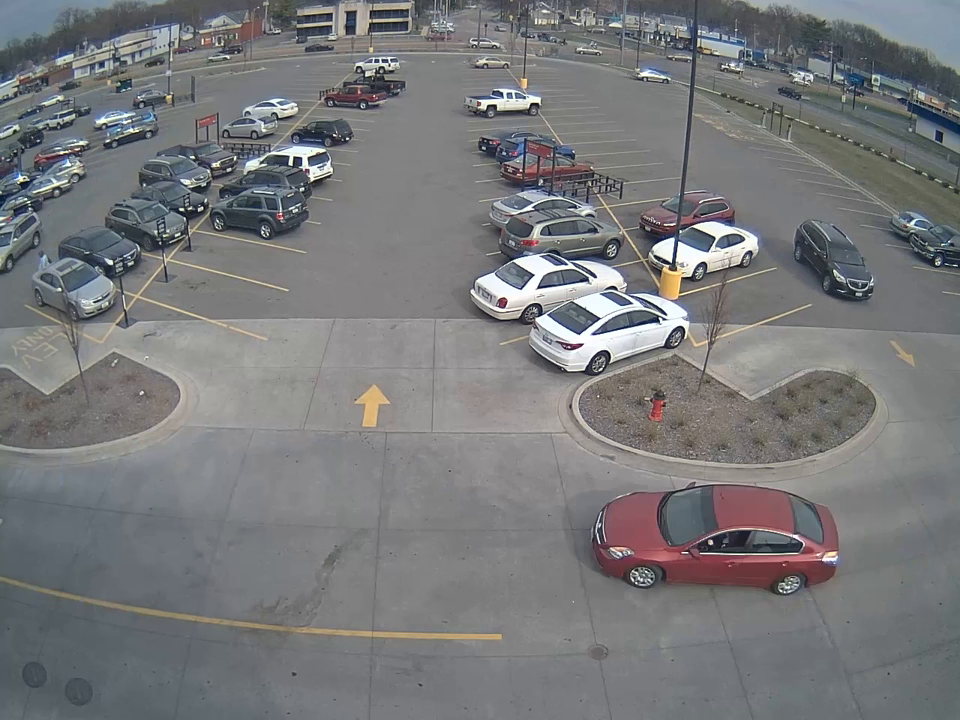
#> input picture frame 25 of parking 2.mp4, 960 x 720 px, given in place of parkinglot1.mp4, which was not available
$ python edgeCap.py   (older library calls are emulated)
#> lines starting #> are read from the running program, lines starting #| are printed output that depends on the picture; after the words box and inside, x2 and y2 are one past the last pixel; in counts of white or black regions, pixels touching at a corner belong together; pictures that were not available may be replaced by others from this repository, and a replacement may not be noted
import cv2
import numpy as np

cap = cv2.VideoCapture('parkinglot1.mp4')

while(1):

    # Take each frame
    _, frame = cap.read()
#> frame is the input picture: shape (720, 960, 3); mean B, G, R 122.3, 120.7, 119.9
    hsv = cv2.cvtColor(frame, cv2.COLOR_BGR2HSV)
#> hsv: shape (720, 960, 3); mean H, S, V 78.8, 21.1, 125.8

    lower_red = np.array([30,150,50])
    upper_red = np.array([255,255,180])

    mask = cv2.inRange(hsv, lower_red, upper_red)
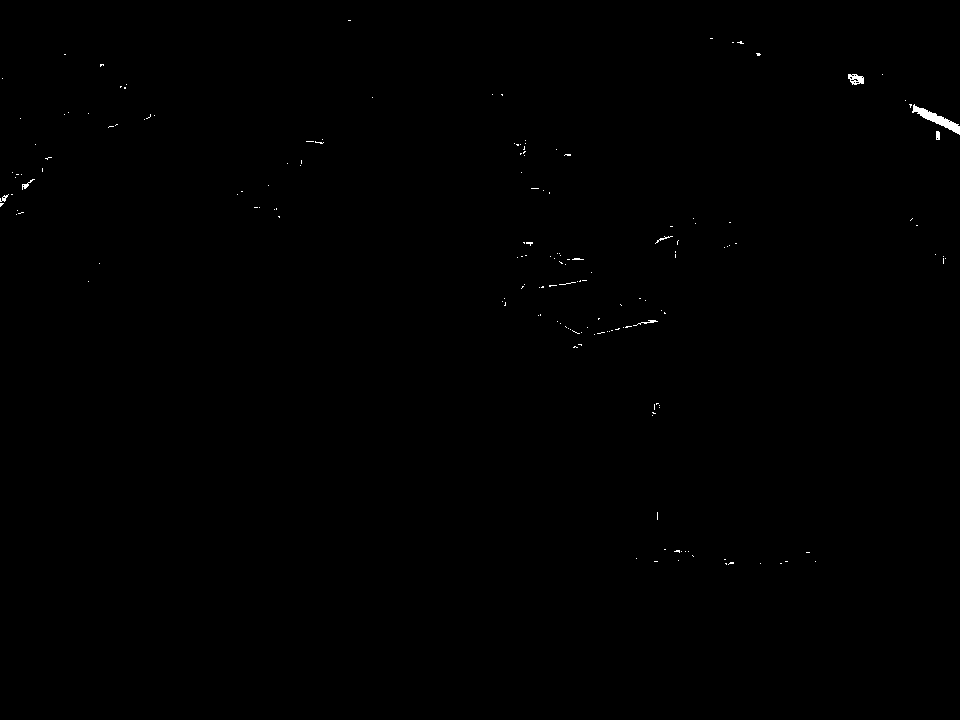
#> mask: shape (720, 960); 0.18% white; 170 white regions (163 under 20 px), largest, box (x1, y1, x2, y2) and area: (912, 104, 960, 135) 413, (848, 74, 864, 85) 116, (633, 320, 658, 326) 41
    res = cv2.bitwise_and(frame,frame, mask= mask)

    laplacian = cv2.Laplacian(frame,cv2.CV_64F)
    sobelx = cv2.Sobel(frame,cv2.CV_64F,1,0,ksize=5)
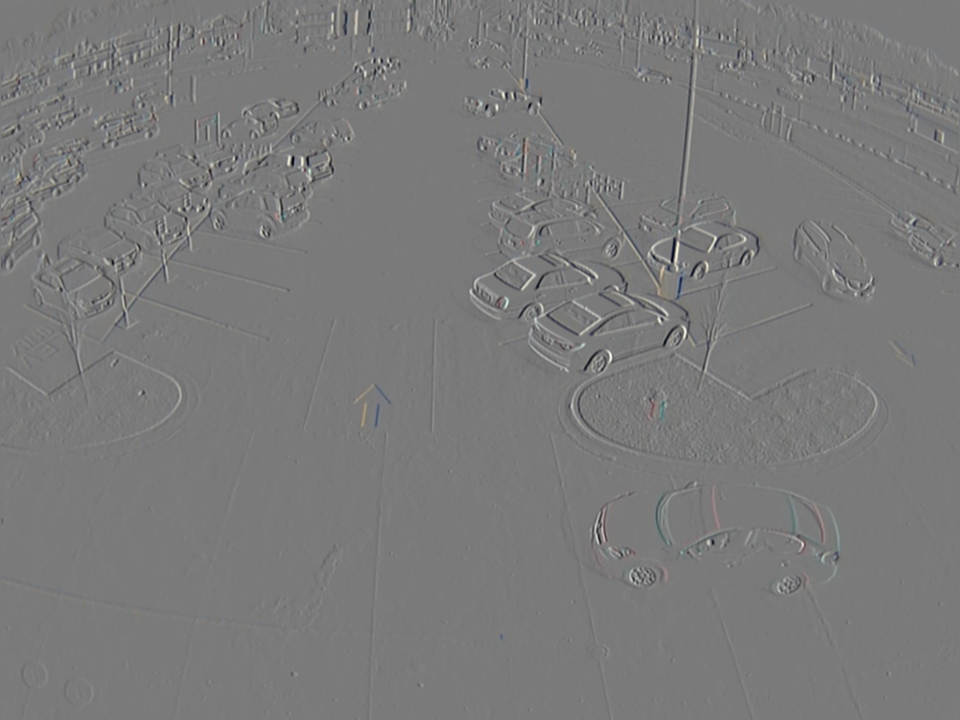
#> sobelx: shape (720, 960, 3) float64; mean B, G, R 0, 0.3, 0.3; drawn with min black and max white
    sobely = cv2.Sobel(frame,cv2.CV_64F,0,1,ksize=5)
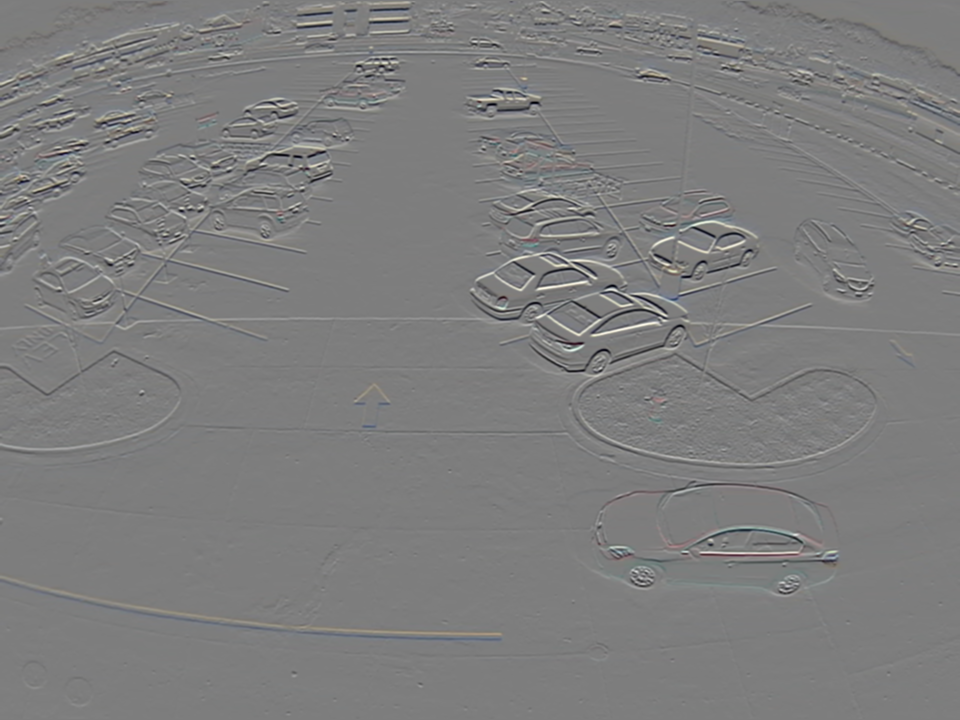
#> sobely: shape (720, 960, 3) float64; mean B, G, R -1.1, -0.4, 0.1; drawn with min black and max white

    cv2.imshow('Original',frame)
    cv2.imshow('Mask',mask)
    cv2.imshow('laplacian',laplacian)
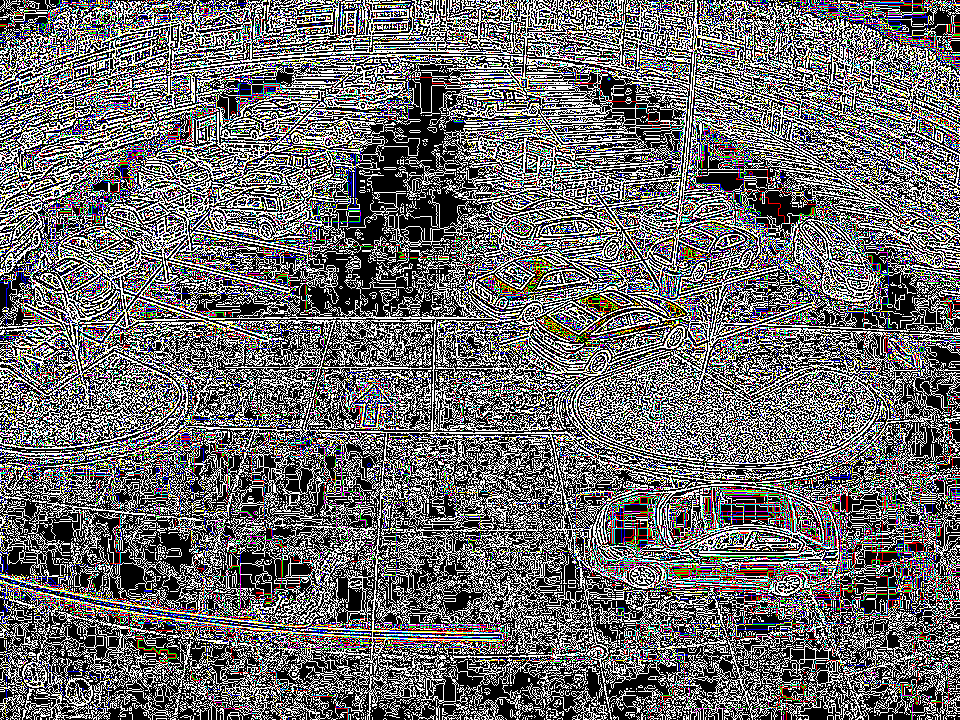
#> window 'laplacian': shape (720, 960, 3); mean B, G, R 106.7, 106.1, 107
    cv2.imshow('sobelx',sobelx)
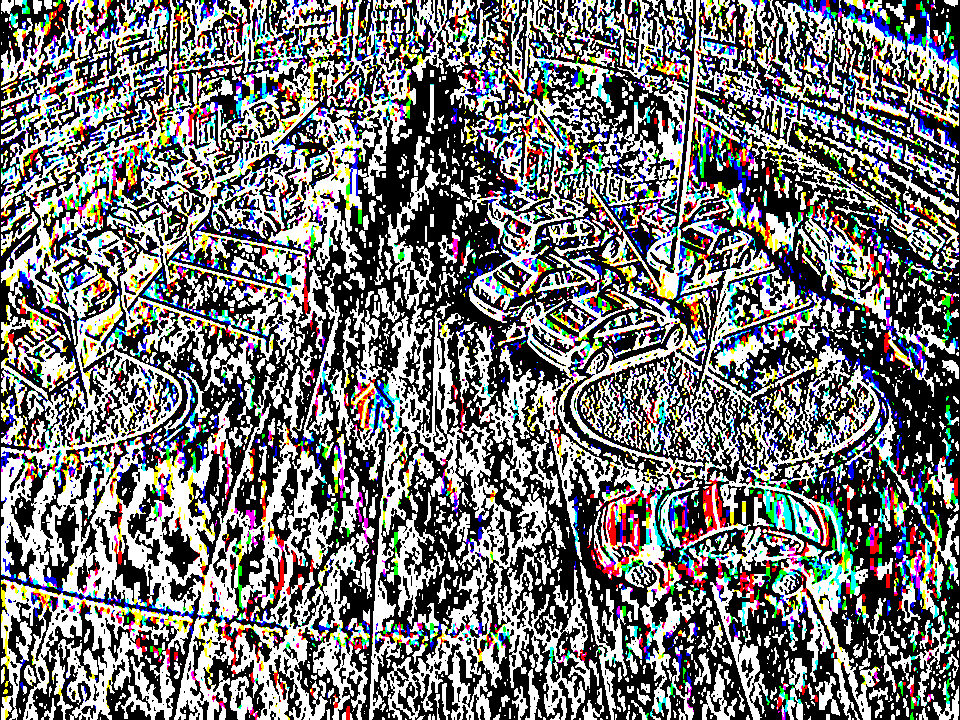
#> window 'sobelx': shape (720, 960, 3); mean B, G, R 118.5, 118.7, 118.7
    cv2.imshow('sobely',sobely)
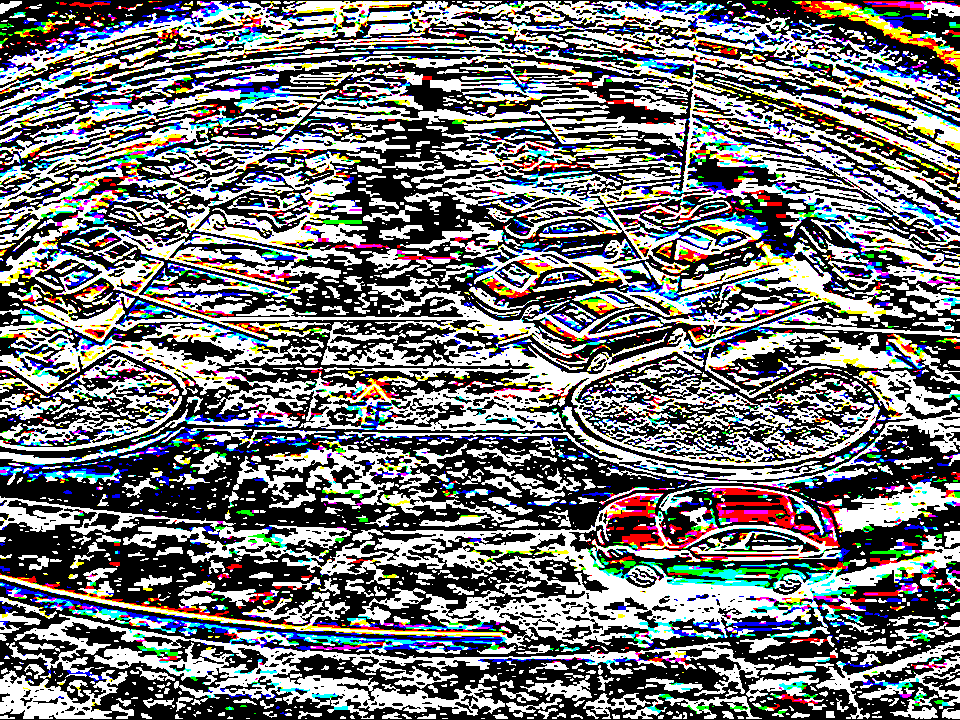
#> window 'sobely': shape (720, 960, 3); mean B, G, R 118.9, 117.7, 117.2

    k = cv2.waitKey(5) & 0xFF
#> (key Esc is pressed here)
    if k == 27:
        break

cv2.destroyAllWindows()
cap.release()

$ run again, starting later in the video
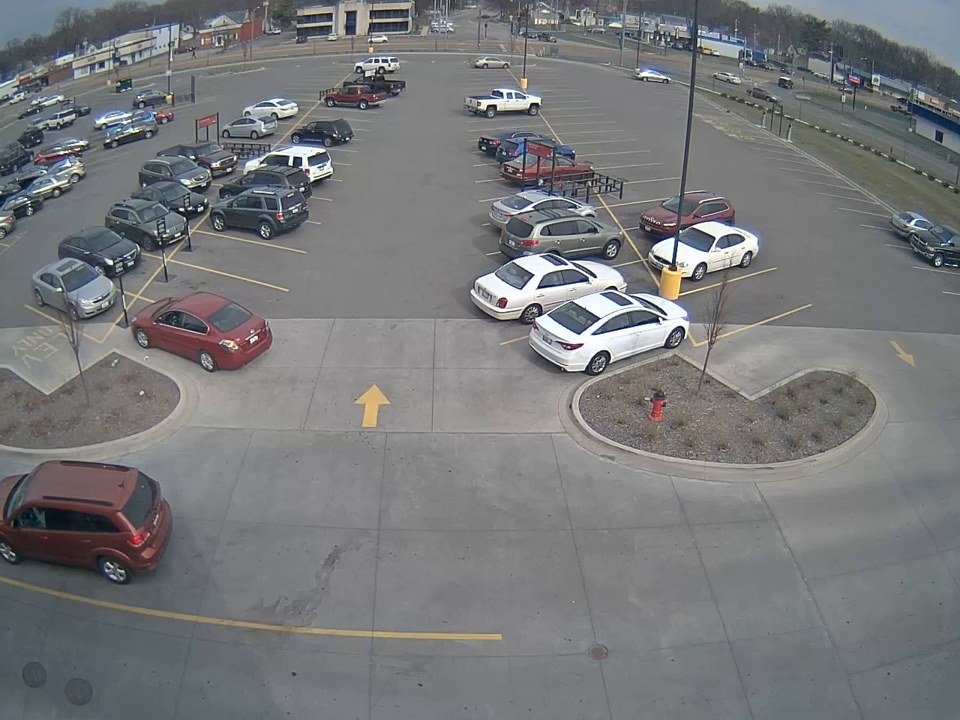
#> input picture frame 115 of parking 2.mp4, 960 x 720 px, given in place of parkinglot1.mp4, which was not available
#> frame is the input picture: shape (720, 960, 3); mean B, G, R 121.8, 120.2, 119
#> hsv: shape (720, 960, 3); mean H, S, V 75.6, 20.4, 124.8
#> `mask = cv2.inRange(hsv, lower_red, upper_red)`:
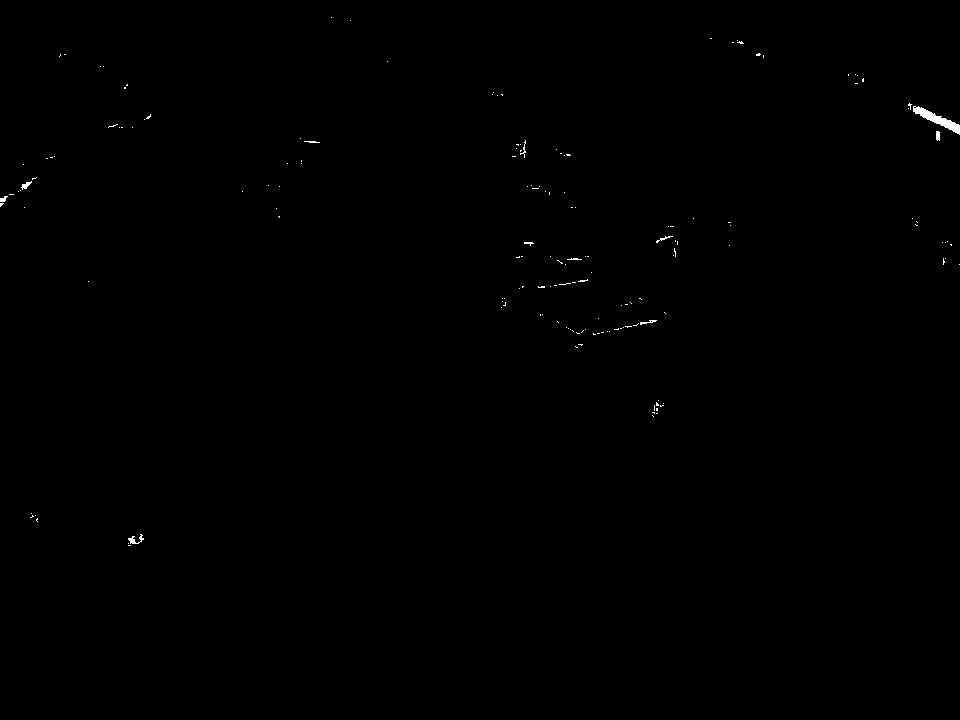
#> mask: shape (720, 960); 0.17% white; 165 white regions (154 under 20 px), largest, box (x1, y1, x2, y2) and area: (913, 106, 960, 135) 409, (128, 534, 144, 544) 65, (21, 181, 32, 190) 44
#> `cv2.imshow('sobely',sobely)`:
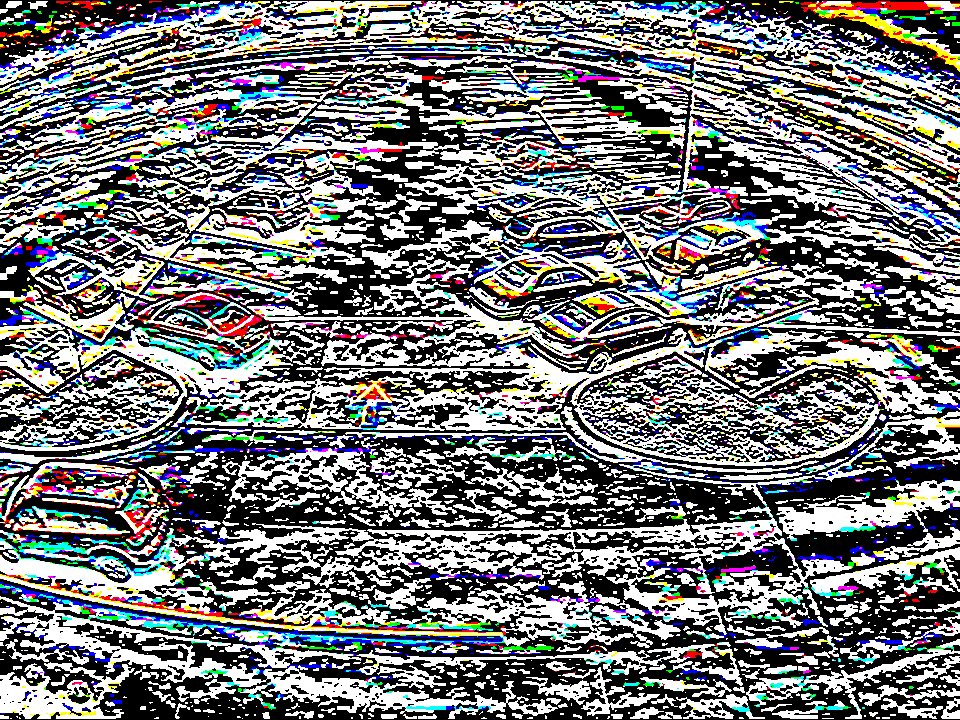
#> window 'sobely': shape (720, 960, 3); mean B, G, R 120.4, 119.1, 118

$ run again, starting later in the video
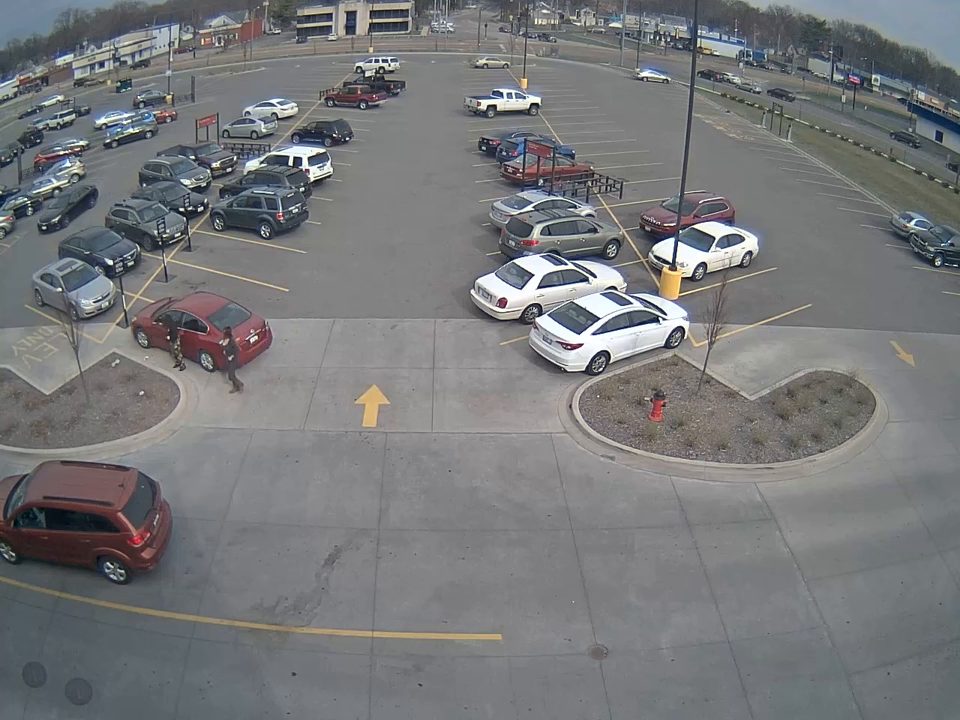
#> input picture frame 204 of parking 2.mp4, 960 x 720 px, given in place of parkinglot1.mp4, which was not available
#> frame is the input picture: shape (720, 960, 3); mean B, G, R 121.6, 120, 118.9
#> hsv: shape (720, 960, 3); mean H, S, V 84, 20.7, 124.7
#> `mask = cv2.inRange(hsv, lower_red, upper_red)`:
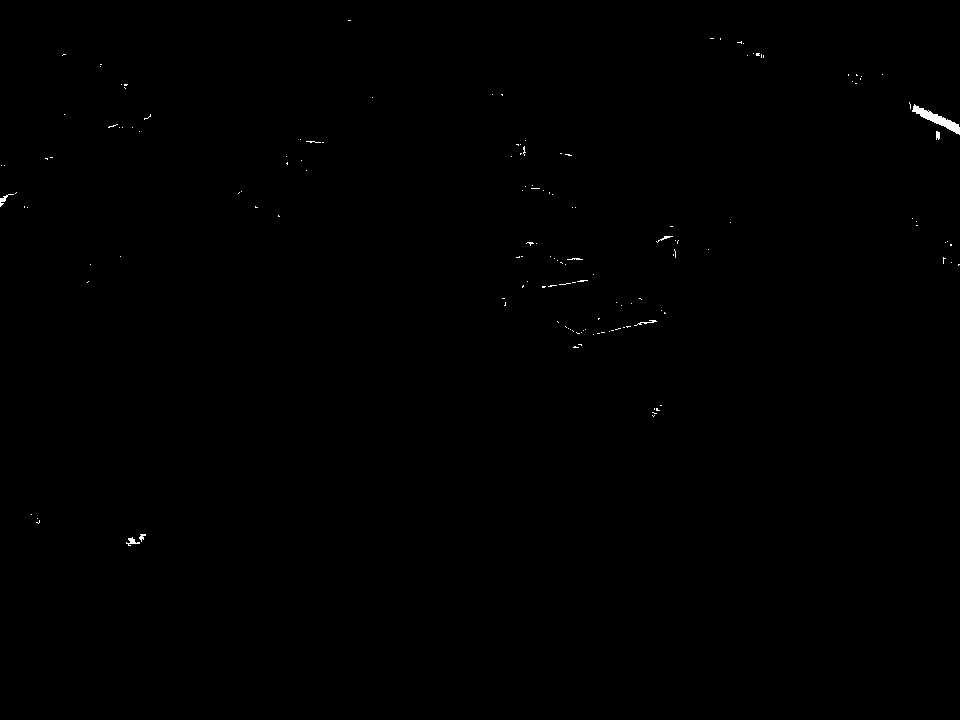
#> mask: shape (720, 960); 0.16% white; 149 white regions (141 under 20 px), largest, box (x1, y1, x2, y2) and area: (912, 104, 960, 135) 421, (126, 537, 140, 546) 52, (0, 194, 14, 207) 50
#> `cv2.imshow('sobely',sobely)`:
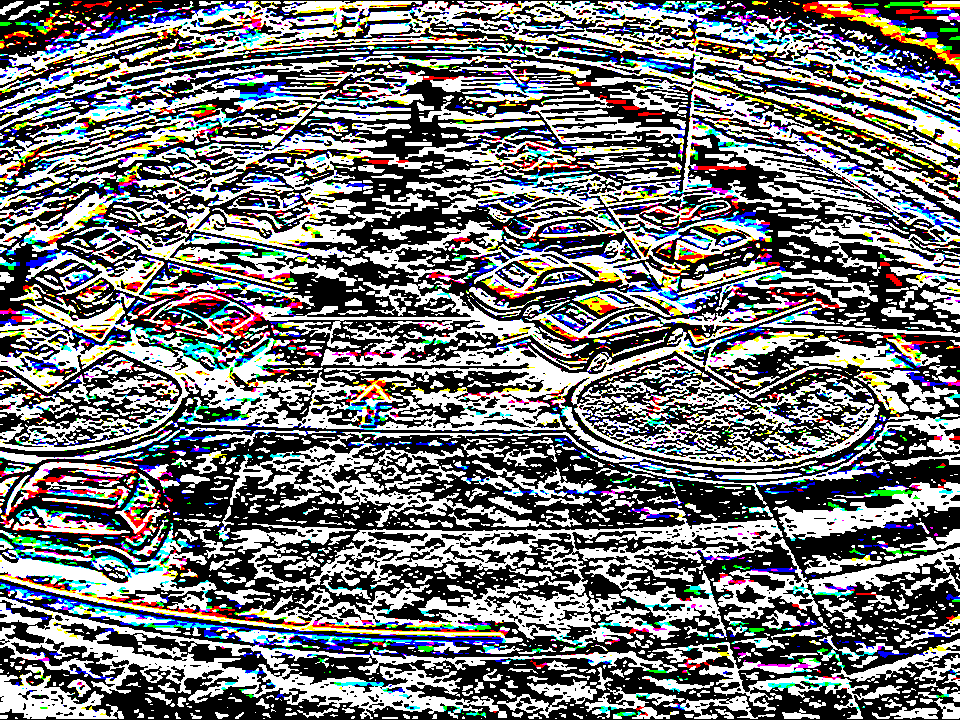
#> window 'sobely': shape (720, 960, 3); mean B, G, R 119.5, 118.7, 117.9
